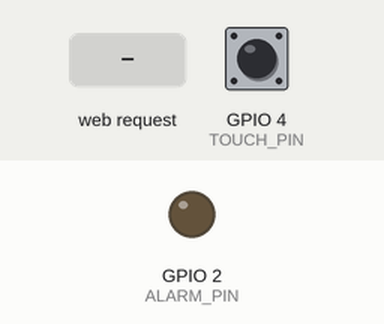
Simulated run of this sketch. Board: ESP32. Parts: output pins drawn as LEDs (lit = HIGH). Dashed ring = blinking. Inputs (shaded band) come from the test bench; at power-on: GPIO 4 (TOUCH_PIN) HIGH. What the sketch prints to the serial monitor is not drawn.

Above: at 4.2 s.
4.3 s: HTTP request GET /cmd?action=arm received
At 4.55 s:
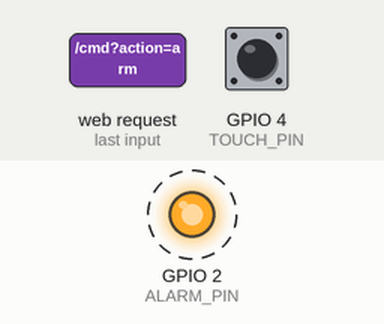
7.3 s: HTTP request GET /cmd?action=disarm received
At 7.3 s:
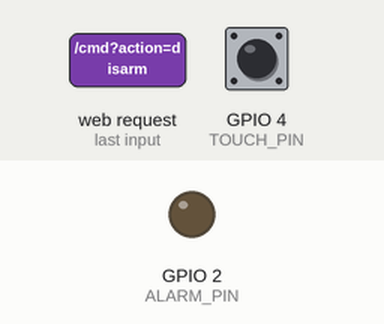
Timing chart, 0 to 10.3 s (numbered marks = the images above; inputs shaded):
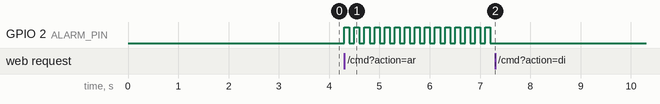

Measured:
- after the input at 4.3 s, GPIO 2 (ALARM_PIN): alternates HIGH for 0.10 s and LOW for 0.10 s, starting at once
- after the input at 7.3 s, GPIO 2 (ALARM_PIN): stops changing and stays LOW

The sketch:

ex08.ino
```cpp
#include <WiFi.h>
#include <WebServer.h>

// ============ WiFi 与 Web 服务器配置 ============
const char* ssid = "ESP32_Security";     // ESP32 发射的 WiFi 名称
const char* password = "12345678";       // WiFi 密码
WebServer server(80);

// ============ 引脚配置 ============
#define TOUCH_PIN   4     // 使用 GPIO4 (对应触摸通道 T0) 模拟入侵传感器
#define ALARM_PIN   2     // 模拟报警灯 (板载 LED)

// ============ 触摸阈值配置 ============
// ESP32 触摸原理：未触摸时数值较大，手指触摸时数值急剧变小。
// 当读取到的值 < TOUCH_THRESHOLD 时，判定为"被触摸(入侵)"
int TOUCH_THRESHOLD = 500; //

// ============ 系统状态定义 ============
// 0: 撤防 (Disarmed), 1: 布防 (Armed), 2: 报警 (Alarming)
int systemState = 0;

// ============ 处理根目录 "/" (返回网页) ============
void handleRoot() {
  String html = R"rawliteral(
<!DOCTYPE html>
<html lang="zh-CN">
<head>
  <meta charset="UTF-8">
  <meta name="viewport" content="width=device-width, initial-scale=1.0">
  <title>作业8：物联网安防报警器</title>
  <style>
    body { font-family: Arial; text-align: center; margin-top: 50px; transition: background-color 0.5s; }
    .status-box { padding: 20px; border-radius: 10px; margin: 20px auto; width: 80%; max-width: 400px; font-size: 24px; font-weight: bold; color: white; }
    .disarmed { background-color: #4CAF50; }
    .armed { background-color: #ff9800; }
    .alarming { background-color: #f44336; animation: blink 0.5s infinite; }
    @keyframes blink { 50% { opacity: 0.5; } }
    button { padding: 15px 30px; font-size: 18px; margin: 10px; border: none; border-radius: 5px; cursor: pointer; color: white; }
    .btn-arm { background-color: #ff9800; }
    .btn-disarm { background-color: #4CAF50; }
    .btn-clear { background-color: #2196F3; }
    p { color: #666; font-size: 14px; }
    .pin-info { color: #999; font-size: 12px; margin-top: 20px; }
  </style>
</head>
<body>
  <h1>ESP32 Web服务器实验</h1>
  <h2>作业8：物联网安防报警器</h2>

  <div id="statusBox" class="status-box disarmed">🟢 已撤防 (安全)</div>

  <div>
    <button class="btn-arm" onclick="sendCmd('arm')">🔒 一键布防</button>
    <button class="btn-disarm" onclick="sendCmd('disarm')">🔓 一键撤防</button>
    <button class="btn-clear" onclick="sendCmd('clear')" id="clearBtn" style="display:none;">🛑 解除报警</button>
  </div>

  <p>提示：布防后，请用手指 <b>触摸 ESP32 的 GPIO4 引脚</b> 模拟入侵触发。</p>
  <p class="status">网页状态自动刷新中...</p>
  <p class="pin-info">* 传感器引脚: GPIO4 (T0) | 报警灯: GPIO2 (板载LED)</p>

  <script>
    function sendCmd(cmd) {
      fetch('/cmd?action=' + cmd).then(() => {
        setTimeout(updateStatus, 100);
      });
    }

    function updateStatus() {
      fetch('/status').then(response => response.text()).then(state => {
        const box = document.getElementById('statusBox');
        const clearBtn = document.getElementById('clearBtn');

        box.className = 'status-box';

        if (state === '0') {
          box.classList.add('disarmed');
          box.innerHTML = '🟢 已撤防 (安全)';
          clearBtn.style.display = 'none';
          document.body.style.backgroundColor = 'white';
        } else if (state === '1') {
          box.classList.add('armed');
          box.innerHTML = '🟡 布防中 (警戒...)';
          clearBtn.style.display = 'none';
          document.body.style.backgroundColor = 'white';
        } else if (state === '2') {
          box.classList.add('alarming');
          box.innerHTML = '🔴 警报！！！检测到入侵！';
          clearBtn.style.display = 'inline-block';
          document.body.style.backgroundColor = '#ffebee';
        }
      }).catch(err => console.log('状态获取失败'));
    }

    setInterval(updateStatus, 1000);
    updateStatus();
  </script>
</body>
</html>
)rawliteral";
  server.send(200, "text/html; charset=UTF-8", html);
}

// ============ 处理控制指令 "/cmd" ============
void handleCmd() {
  if (server.hasArg("action")) {
    String action = server.arg("action");
    if (action == "arm") {
      systemState = 1;
      Serial.println("收到指令：系统布防");
    } else if (action == "disarm") {
      systemState = 0;
      digitalWrite(ALARM_PIN, LOW);
      Serial.println("收到指令：系统撤防");
    } else if (action == "clear") {
      systemState = 0;
      digitalWrite(ALARM_PIN, LOW);
      Serial.println("收到指令：解除报警");
    }
    server.send(200, "text/plain", "OK");
  } else {
    server.send(400, "text/plain", "Bad Request");
  }
}

// ============ 处理状态查询 "/status" ============
void handleStatus() {
  server.send(200, "text/plain", String(systemState));
}

void setup() {
  Serial.begin(115200);

  // 1. 初始化引脚
  pinMode(ALARM_PIN, OUTPUT);
  digitalWrite(ALARM_PIN, LOW);

  // 2. 配置 AP 模式
  Serial.println("\n=== 作业8：物联网安防报警器 (触摸版) ===");
  Serial.print("正在启动 WiFi 热点: ");
  Serial.println(ssid);
  WiFi.softAP(ssid, password);

  IPAddress IP = WiFi.softAPIP();
  Serial.print("AP IP 地址: ");
  Serial.println(IP);

  // 输出完整的网页访问地址
  Serial.print("请在浏览器输入网页地址: http://");
  Serial.println(IP);

  // 3. 配置路由
  server.on("/", HTTP_GET, handleRoot);
  server.on("/cmd", HTTP_GET, handleCmd);
  server.on("/status", HTTP_GET, handleStatus);

  // 4. 启动服务器
  server.begin();
  Serial.println("HTTP 服务器已启动，等待操作...");

  // 5. 触摸传感器校准提示
  Serial.println("\n--- 触摸传感器校准 ---");
  Serial.println("请在 3 秒内不要触摸 GPIO4 引脚...");
  delay(3000);
  int baseValue = touchRead(TOUCH_PIN);
  Serial.print("环境基准触摸值: ");
  Serial.println(baseValue);
  Serial.print("当前触发阈值设定为: < ");
  Serial.println(TOUCH_THRESHOLD);
  Serial.println("------------------------\n");
}

void loop() {
  server.handleClient(); // 处理 Web 请求

  // ============ 核心硬件逻辑：触摸检测与报警 ============
  if (systemState == 1) {
    int touchValue = touchRead(TOUCH_PIN);

    // 当手指触摸 GPIO4 时，数值会急剧下降
    if (touchValue < TOUCH_THRESHOLD) {
      systemState = 2; // 触发报警！
      Serial.print("⚠️ 警告：检测到触摸入侵！触摸值: ");
      Serial.println(touchValue);
    }
  }

  // 如果系统处于“报警状态 (2)”
  if (systemState == 2) {
    digitalWrite(ALARM_PIN, !digitalRead(ALARM_PIN));
    delay(100);
  }
}
```
